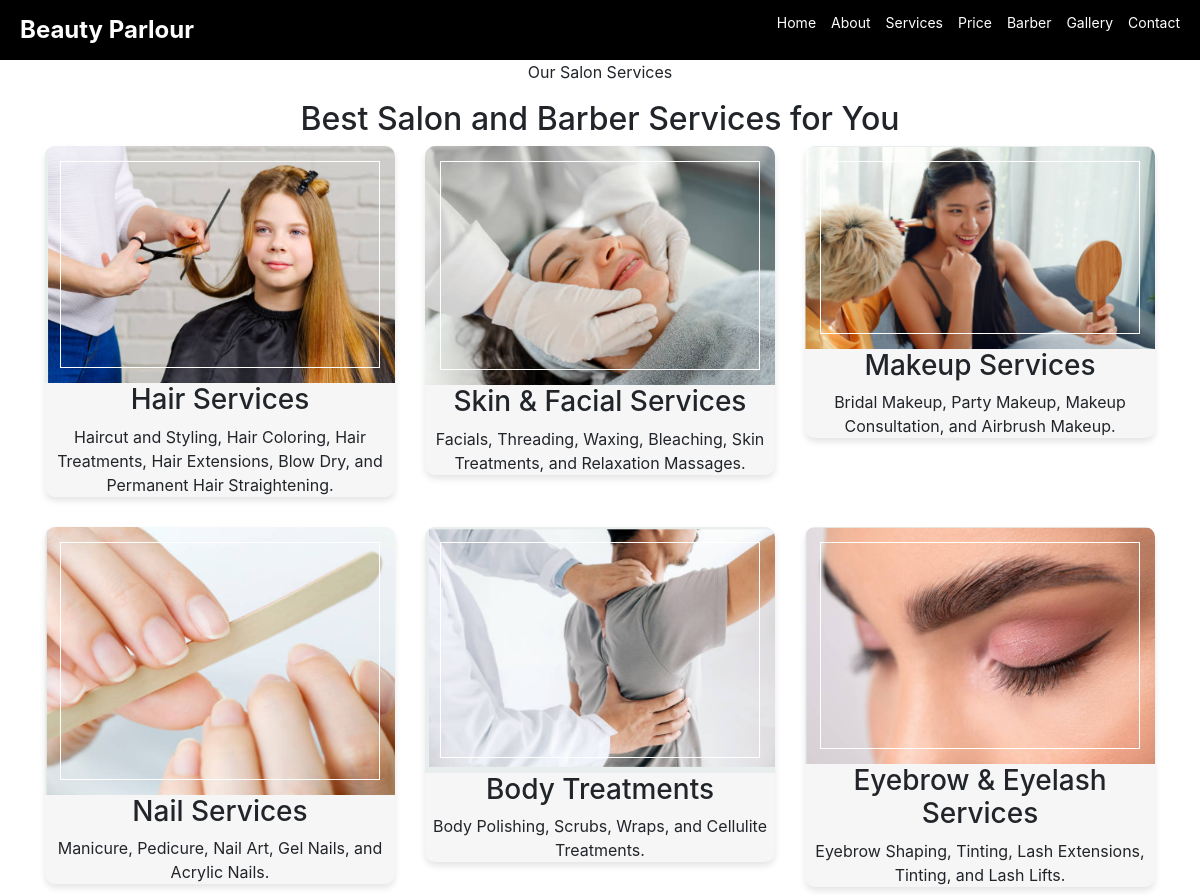
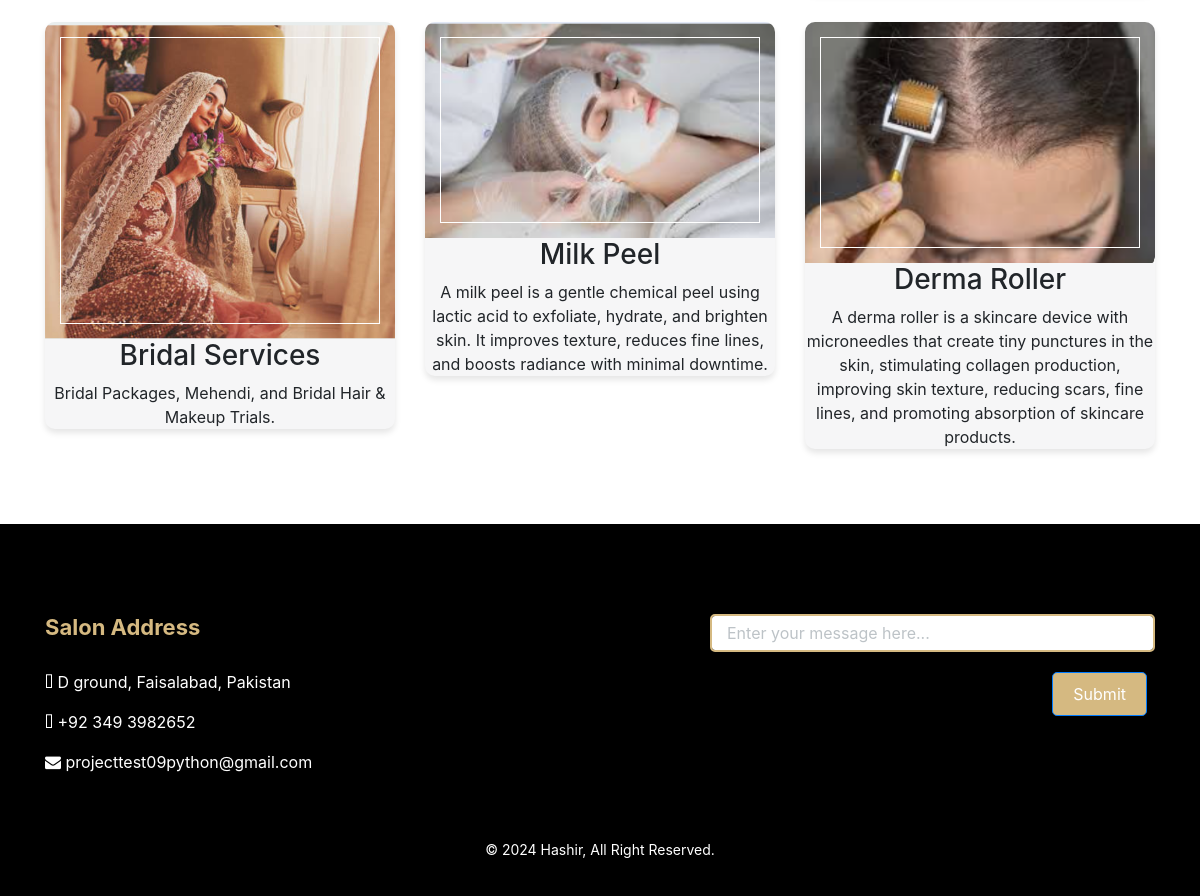
The app's page /service with its own data (2 pictures, top to bottom).
### beauty_parlour/models.py (models this page shows)
class Service(models.Model):
    picture = models.ImageField()
    service_name = models.CharField(max_length=100)
    service_details = models.CharField(max_length=300)
    price = models.CharField(max_length=10)

### beauty_parlour/views.py (the view)
# urls.py: path('service', views.service, name='service'),
def service(request):
    data = Service.objects.all()
    li = []
    for i in data:
        li.append(i)
    data = li
    print(data)
    if request.method == "POST":
        return footer_message(request)
    return render(request, 'service.html', {'data': data})

### beauty_parlour/templates/service.html (shortened to what this page needs)
{% load static %}
<!DOCTYPE html>
<html lang="en">
<head>
    <link href="https://stackpath.bootstrapcdn.com/bootstrap/4.4.1/css/bootstrap.min.css" rel="stylesheet">
    <link href="https://cdnjs.cloudflare.com/ajax/libs/font-awesome/5.10.0/css/all.min.css" rel="stylesheet">
    <link rel="stylesheet" href="https://cdnjs.cloudflare.com/ajax/libs/font-awesome/4.7.0/css/font-awesome.min.css">
    <link href="{% static 'lib/animate/animate.min.css' %}" rel="stylesheet">
    <link href="{% static 'lib/owlcarousel/assets/owl.carousel.min.css' %}" rel="stylesheet">
    <link href="{% static 'lib/lightbox/css/lightbox.min.css' %}" rel="stylesheet">
    <link href="{% static 'service.css' %}" rel="stylesheet">
</head>
<body>
    <nav class="navbar">
        <a href="{% url 'home' %}" class="logo">Beauty <span>Parlour</span></a>
        <ul>
            <li><a href="{% url 'home' %}">Home</a></li>
            <li><a href="{% url 'about' %}">About</a></li>
            <li><a href="{% url 'service' %}">Services</a></li>
            <li><a href="{% url 'price' %}">Price</a></li>
            <li><a href="{% url 'team' %}">Barber</a></li>
            <li><a href="{% url 'gallery' %}">Gallery</a></li>
            <li><a href="{% url 'contact' %}">Contact</a></li>
        </ul>
    </nav>
    <div class="service">
        <div class="container">
            <div class="section-header text-center">
                <p>Our Salon Services</p>
                <h2>Best Salon and Barber Services for You</h2>
            </div>
            <div class="row">
                <div class="col-lg-4 col-md-6">
                    <div class="service-item">
                        <div class="service-img">
                            <img src="{% static 'hair-services.png' %}" alt="Hair Services">
                        </div>
                        <h3>Hair Services</h3>
                        <p>
                            Haircut and Styling, Hair Coloring, Hair Treatments, Hair Extensions, Blow Dry, and Permanent Hair Straightening.
                        </p>
                    </div>
                </div>
                <div class="col-lg-4 col-md-6">
                    <div class="service-item">
                        <div class="service-img">
                            <img src="{% static 'skin-services.png' %}" alt="Skin & Facial Services">
                        </div>
                        <h3>Skin & Facial Services</h3>
                        <p>
                            Facials, Threading, Waxing, Bleaching, Skin Treatments, and Relaxation Massages.
                        </p>
                    </div>
                </div>
                <div class="col-lg-4 col-md-6">
                    <div class="service-item">
                        <div class="service-img">
                            <img src="{% static 'makeup_service.png' %}" alt="Makeup Services">
                        </div>
                        <h3>Makeup Services</h3>
                        <p>
                            Bridal Makeup, Party Makeup, Makeup Consultation, and Airbrush Makeup.
                        </p>
                    </div>
                </div>
                <div class="col-lg-4 col-md-6">
                    <div class="service-item">
                        <div class="service-img">
                            <img src="{% static 'nail_service.png' %}" alt="Nail Services">
                        </div>
                        <h3>Nail Services</h3>
                        <p>
                            Manicure, Pedicure, Nail Art, Gel Nails, and Acrylic Nails.
                        </p>
                    </div>
                </div>
                <div class="col-lg-4 col-md-6">
                    <div class="service-item">
                        <div class="service-img">
                            <img src="{% static 'body_streatment_service.png' %}" alt="Body Treatments">
                        </div>
                        <h3>Body Treatments</h3>
                        <p>
                            Body Polishing, Scrubs, Wraps, and Cellulite Treatments.
                        </p>
                    </div>
                </div>
                <div class="col-lg-4 col-md-6">
                    <div class="service-item">
                        <div class="service-img">
                            <img src="{% static 'eyebroew_service.png' %}" alt="Eyebrow & Eyelash Services">
                        </div>
                        <h3>Eyebrow & Eyelash Services</h3>
                        <p>
                            Eyebrow Shaping, Tinting, Lash Extensions, Tinting, and Lash Lifts.
                        </p>
                    </div>
                </div>
                <div class="col-lg-4 col-md-6">
                    <div class="service-item">
                        <div class="service-img">
                            <img src="{% static 'bridal_service.png' %}" alt="Bridal Services">
                        </div>
                        <h3>Bridal Services</h3>
                        <p>
                            Bridal Packages, Mehendi, and Bridal Hair & Makeup Trials.
                        </p>
                    </div>
                </div>
                {% for i in data %}
                <div class="col-lg-4 col-md-6">
                    <div class="service-item">
                        <div class="service-img">
                            <img src="media//{{i.picture}}" alt={{i.service_name}}>
                        </div>
                        <h3>{{i.service_name}}</h3>
                        <p>{{i.service_details}}</p>
                    </div>
                </div>
                {% endfor %}
            </div>
        </div>
    </div>
    <div class="footer">
        <div class="container">
            <div class="row">
                <div class="col-lg-7">
                    <div class="row">
                        <div class="col-md-6">
                            <div class="footer-contact">
                                <h2>Salon Address</h2>
                                <p><i class="fa fa-map-marker-alt"></i> D ground, Faisalabad, Pakistan</p>
                                <p><i class="fa fa-phone-alt"></i> +92 349 3982652</p>
                                <p><i class="fa fa-envelope"></i> projecttest09python@gmail.com</p>
                            </div>
                        </div>
                    </div>
                </div>
                <div class="col-lg-5">
                    <div class="footer-newsletter">
                        <div class="form">
                            <form id="messageForm">
                                <input type="text" id="content" name="content" class="form-control" placeholder="Enter your message here...">
                                <button type="submit" class="btn btn-primary mt-2">Submit</button>
                            </form>
                        </div>
                    </div>
                </div>
            </div>
        </div>
        <div class="container copyright">
            <p>&copy; 2024 Hashir, All Right Reserved.</p>
        </div>
    </div>
</body>
</html>

### beauty_parlour/static/service.css (style rules this page uses)
.navbar { display: flex; justify-content: space-between; background-color: black; color: white; padding: 10px 20px; }
.navbar .logo { font-size: 24px; font-weight: bold; text-decoration: none; color: white; }
.navbar ul { list-style: none; display: flex; gap: 15px; }
.navbar ul li a { text-decoration: none; color: white; font-size: 14px; }
.service .service-item { position: relative; text-align: center; margin-bottom: 30px; background: rgba(29, 36, 52, .04); border-radius: 10px; box-shadow: 0 4px 6px rgba(0, 0, 0, 0.1); transition: 0.3s; }
.service .service-img { position: relative; width: 100%; overflow: hidden; border-top-left-radius: 10px; border-top-right-radius: 10px; transition: 0.3s; }
.service .service-img img { width: 100%; height: 100%; object-fit: cover; transition: 0.3s; }
.service .service-img::after { position: absolute; content: ""; top: 15px; right: 15px; bottom: 15px; left: 15px; background: transparent; border: 1px solid #ffffff; z-index: 1; }
.footer { position: relative; margin-top: 45px; padding-top: 90px; background: #000; }
.footer .footer-contact, .footer .footer-link, .footer .footer-newsletter { position: relative; margin-bottom: 45px; color: #fff; }
.footer .footer-contact h2, .footer .footer-link h2, .footer .footer-newsletter h2 { position: relative; margin-bottom: 30px; font-size: 22px; font-weight: 700; color: rgb(213, 185, 129); }
.footer .footer-newsletter .btn { position: absolute; top: 50px; right: 8px; height: 44px; padding: 8px 20px; background-color: rgb(213, 185, 129); color: #fff; border-radius: 5px; font-size: 16px; }
.footer .footer-newsletter .form { width: 100%; }
.footer .footer-newsletter input { width: 100%; padding: 15px; border-radius: 5px; border: 2px solid rgb(213, 185, 129); font-size: 16px; }
.footer .footer-newsletter input::placeholder { color: #BDC3C7; }
.footer .copyright { text-align: center; padding: 20px; background: #000; color: #fff; font-size: 14px; }

### records on screen
Service: picture (picture), service_name "Milk Peel", service_details "A milk peel is a gentle chemical peel using lactic acid to exfoliate, hydrate, and brighten skin. It improves texture, reduces fine lines, and boosts radiance with minimal downtime."
Service: picture (picture), service_name "Derma Roller", service_details "A derma roller is a skincare device with microneedles that create tiny punctures in the skin, stimulating collagen production, improving skin texture, reducing scars, fine lines, and promoting absorption of skincare products."
